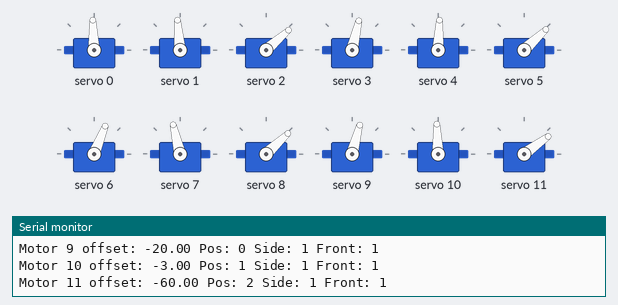
A sketch run on a simulated Arduino Uno, built with avr-gcc and run on an emulated ATmega328P. Shown: 12 × servo, the last lines printed to the serial monitor.

Above: at 0.6 s.
At 2.15 s:
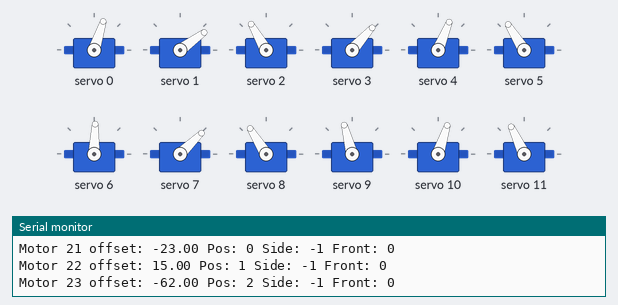
At 9.38 s:
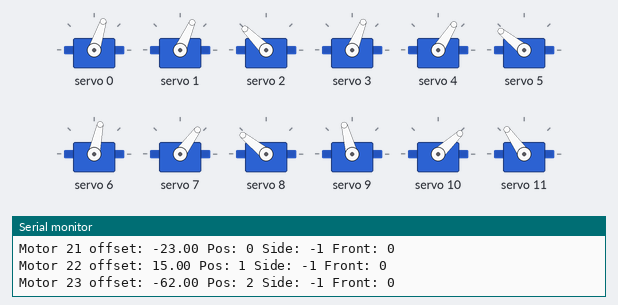
At 19.62 s:
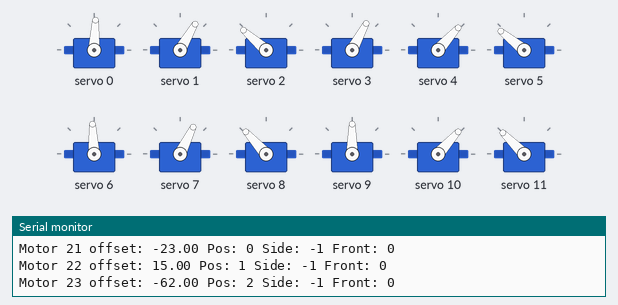
At 38.89 s:
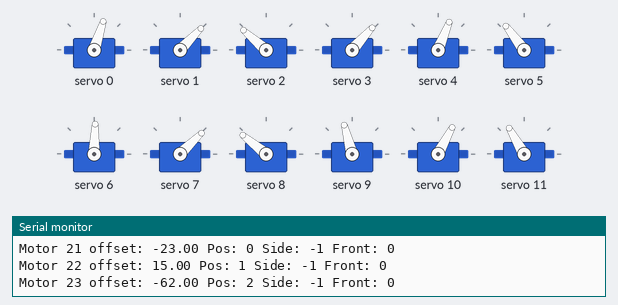
Timing chart, 0 to 38.8 s (numbered marks = the images above):
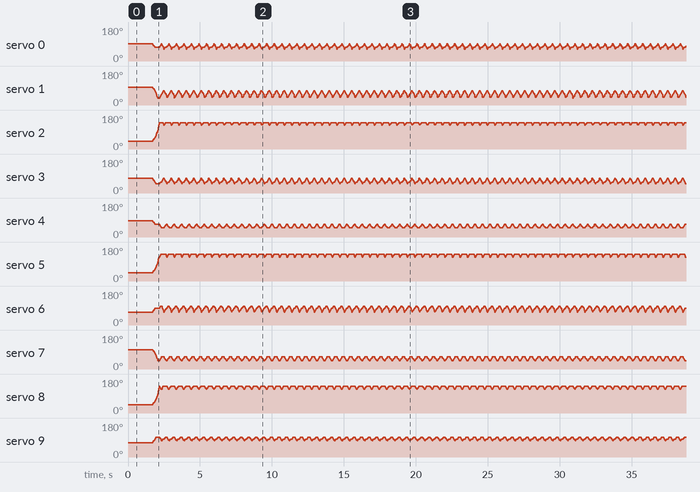

Measured:
- by itself, servo 9: moves between 80° and 105°, repeating every 3.7 s

The sketch:

_20150921.ino
```cpp
/*
	Classe Spider e suas filhas, Limb e servoMotor

*/

#include <Wire.h>
#include <Adafruit_PWMServoDriver.h>
#define setAngleDelay 1

Adafruit_PWMServoDriver RightPWM = Adafruit_PWMServoDriver(0x40);
Adafruit_PWMServoDriver LeftPWM = Adafruit_PWMServoDriver(0x41);

/*
	Vetor com o ajuste de Offset das patas.
	Com esses valores, se requisitado que todos os motores de uma pata fiquem em 90 gruas, a pata ficara completamente esticada.
*/
float OFF[] = {-3,  0, -55,   //Pata 0
            -18, -8, -53,   //Pata 1
            -27,  8, -53,   //Pata 2
            -20, -3, -60,   //Pata 3
            -17,  7, -57,   //Pata 4
            -19,  2, -55,   //Pata 5
            -13,  0, -44,   //Pata 6
            -23, 15, -62    //Pata 7
            };

enum servoPos {Top = 0, Mid, Bot};
enum Side {Left = -1, Right = 1};

/*float Positions[3][3] = {{90, 50, 205},
			 {110, 30, 190},
			 {120, 70, 175}};*/

/*
	Classe que descreve as caracteristicas fisicas de um servo motor que opera
	uma das juntas da aranha e os comportamentos que se espera do mesmo.
	Feita para fazer parte da classe Limb.
*/
class servoMotor {
	int id;
        float angle, offset;
	float Min;
	float Max;
	servoPos Position;
	Side side;
	bool Front;
	float limit;
	bool limited;
	float checkMinMax (float a);
	float isLeft (float a);
public:
	servoMotor (int num, float off, servoPos p, Side s, bool f);
	void setAngle (float a);
	void Step (float n = 1);
	void setLimit (float a = 0);
    bool limitReach(void);
};

servoMotor::servoMotor (int num, float off, servoPos p, Side s, bool f){
	id = num;
	offset = off;
	Position = p;
	side = s;
	limited = false;
	Front = f;

    switch (p){
      case Top:
        if (s == Right){
            Min = 35;
            Max = 120;
        }
        else{
            Min = 60;
            Max = 140;
        }
        break;
      case Mid:
        Min = 20;
        Max = 145;
        break;
      case Bot:
        Min = 80;
        Max = 190;
        break;
    }

	Serial.print("Motor ");
	Serial.print(num);
	Serial.print(" offset: ");
	Serial.print(off);
	Serial.print(" Pos: ");
	Serial.print(p);
	Serial.print(" Side: ");
	Serial.print(s);
	Serial.print(" Front: ");
	Serial.println(f);
	Serial.println("");
}

/*
	Verifica se o parametro passado ultrapassa os limites estabelecidos do motor.
	Lembrando que esses são os limites fisicos da estrutura, não levando em conta colisão de duas patas.
*/
float servoMotor::checkMinMax (float a){
	if (a < Min)
		return Min;
	else if (a > Max)
		return Max;
	else
		return a;
}

/*
	Caso o servo esteja localizado no lado esquerdo, ele "espelha" o angulo passado para que a pata do lado esquerdo faça um movimento espelhado na pata do lado direito.
	Exemplo, tomando 90 graus como valor inicial e setando o valor de todos os motores do topo para 100 graus, todas as patas irão se mover dez graus para frente, sendo
	que na realidade os motores do lado direito irão passar a ter 100 graus e os do lado esquerdo 80 graus.
	Internamente a classe armazena o valor teorico/visual dos motores — todos 100 graus — e não o seu valor real.
*/
float servoMotor::isLeft (float a){
	bool sLeft = side == Left;
	bool result = sLeft == Front;

	if (result && Position == Top)
		return (-1 * (a - 90)) + 90;
	else
		return a;
}

/*
	Seta, de forma quase instantanea, a posição de um motor.
	Leva em consideração as propriedades side, Mim e Max para o correto posicionamento do motor de forma segura.
	Não leva em consideração as propriedades limit e limited.
	Converte o angulo para largura de pulso e é enviado para a respectiva placa PWM que possui o determinado motor.
	O delay quarante que apenas um motor por vez é acionado caso essa função seja chamada inumeras vezes, como dentro
	de um laço, impedindo o aumento desnecessario de corrente.
*/
void servoMotor::setAngle (float a){
	float l;

    l = isLeft(a);
	l = checkMinMax(l);
	angle = a;
	l = (l + offset) * 2.5 + 150;

	if (side == Right)
		RightPWM.setPWM(id, 0, l);
	else
		LeftPWM.setPWM(id - 12, 0, l);

	delay(setAngleDelay);
}

/*
	Seta as propriedades limit e limited para se trabalhar com o método Step.
	O método é claro, bastando apenas informar que para se remover um limite
	de um motor basta passar o parametro 0 para o método.

	*****************************************************************************
	Obs.: Por algum motivo desconhecido chamar o método checkMinMax para o parametro a
	antes de atribuilo para a propriedade limit gerava um erro de execução: As
	patas do lado esquerdo realizavam um sequencia de Steps em um tempo menor que
	o lado direito. Por isso o método está desprotegida de parametros negativos.
*/
void servoMotor::setLimit (float a){
	if (a == 0)
		limited = false;
	else{
		limit = a;
		limited = true;
	}
}

/*
	Ajusta o angulo do motor em um ou n graus em direção ao limite. Se o limite
	é alcançado, o método não faz nada. Nesse caso é indiferente se n é positivo
	ou negativo.
	Caso o motor não tenha um limite setado, o agulo é ajustado em um ou n graus,
	nesse caso tendo o sinal de n como direção, até atingir um dos limites fisicos.
	Step(0) não produz efeito, pois atribui o angulo atual para o angulo, não alterando nada.
*/
void servoMotor::Step (float n){
	if (limited){
		if (angle == limit)
			return;

		if (n < 0)
			n *= -1;

		if (limit < angle)
			n *= -1;

		if ((n > 0 && (angle + n) > limit) ||
			(n < 0 && (angle + n) < limit))
			n = limit - angle;
	}

	setAngle(angle + n);
}

bool servoMotor::limitReach(void){
  return (angle == limit);
}

/*
	Ideia:
		- Ao invés de lista de posições um vetor de limites. Deixar as posições para a classe aranha;
		- Se usar um vetor de endereços que aponta para os motores, o parametro para as funções pode ser um ponteiro de um vetor ou uma das propriedades da classe limb. Ambos os casos o vetor vai ter um sinal, tipo um '\0' no seu ultimo elemento para evitar laços infinitos. Por exemplo, um vetor de 10 elementos, mesmo que só sejam preenchidos três e o quarto elemento seja o sinal, o elemento 9 também e sempre sera o sinal, caso esqueça de se fazer ele em algum momento;
		- Ou, ao invés disso tudo acima, tentar usar o tipo string nativo do Arduino;
	TO DO:
		-Fazer o objeto desta classe ser capaz de armazenar os angulos de todas as posições que a pata deve assumir de forma ordenada para facil implementação de um método que combine a lista de angulos e os métodos setLimit e Step;
*/

class limb {
	int id, positionIndex;
	float angles[3];
	Side side;
	String positions;
public:
	servoMotor* motors[3];
	limb (int num, Side s, bool f);
	void setAllAngles(float a[3]);
	void setPositions(String angles);
	void nextPosition(void);
    void setLimits(float a[3]);
    void Step(float n = 1);
    bool limitReach(void);
/*
	void setPositionsList(int a = 0);
	void setListPosition(char pList[10]);
	void nextPosition(int n = 1);
	void limitAllMotors(float n1 = 0, float n2 = 0, float n3 = 0);
	void stepAllMotors(float n1 = 1, float n2 = 1, float n3 = 1);	*/
};


limb::limb (int num, Side s, bool f){
	id = num;
	side = s;

	for (int i = 0; i < 3; i++){
		int j = (num * 3) + i;
		servoPos p;

		switch(i){
			case 0:  p = Top;   break;
			case 1:  p = Mid;   break;
			case 2:  p = Bot;   break;
		}

		motors[i] = new servoMotor(j, OFF[j], p, s, f);
	}
}


void limb::setAllAngles(float a[3]){
  for (int i = 0; i < 3; i++)
	motors[i]->setAngle(a[i]);
}

void limb::setLimits(float a[3]){
  for (int i = 0; i < 3; i++)
    motors[i]->setLimit(a[i]);
}

void limb::Step(float n){
  for (int i = 0; i < 3; i++)
    motors[i]->Step(n);
}

bool limb::limitReach(void){
  bool B = true;

  for (int i = 0; i < 3; i++)
    B = B && (motors[i]->limitReach());

  return B;
}

void limb::setPositions(String angles){
	positionIndex = 0;
	positions = angles;
	nextPosition();
}

void limb::nextPosition(void){
  int tamanho, indice, i;
  String subString;

  indice = 0;
  tamanho = positions.length();

  if (positionIndex >= tamanho)
	  positionIndex = 0;

  for (i = positionIndex; i <= tamanho; i++){
    if (positions[i] == ' ' || positions[i] == ';' || positions[i] == ',' || positions[i] == '\0'){
      subString = positions.substring(positionIndex, i);

      if (subString.toFloat() >= 0) {
        angles[indice] = subString.toFloat();
	  }
	  indice++;

      while (positions[i+1] == ' '){
        i++;
      }

	  positionIndex = i + 1;

	  if (indice >= 3) {
		  break;
	  }
    }
  }
	setLimits(angles);
}

/*
limb::setListPosition(char pList[10]){
	if (int i = 0; i < 10 || pList[i] != -1; i++){
		positionsList[i] = pList[i];
	}

	if (i >= 10)
		positionsList[i+1] = -1;
}

limb::nextPosition(int n = 1){
	int m;

	for (int i = 0; i < 10; i++)
		if (positionsList[i] == -1)
			m = i - 1;

	positionIndex += n

	if (positionIndex < 0) 		positionIndex = m;
	else if (positionIndex > m)	positionIndex = 0;

	setPosition(positionsList[positionIndex]);
}

limb::limitAllMotors(float n1 = 0, n2 = 0, n3 = 0){	//Não é o jeito mais inteligente de fazer isso
	M[0].setLimit(n1);
	M[1].setLimit(n2);
	M[2].setLimit(n3);
}

limb::stepAllMotors(float n1 = 1, n2 = 1, n3 = 1){
	M[0].step(n1);
	M[1].step(n2);
	M[2].step(n3);
}

limb::setPositionsList(int a = 0){
	positionsList = a;
	nextPosition(0);
}
*/

limb *Patas[8];

void setup() {
  Serial.begin(9600);

  RightPWM.begin();
  LeftPWM.begin();

  RightPWM.setPWMFreq(60);
  LeftPWM.setPWMFreq(60);
}

void loop() {
	float B [3] = {90, 90, 90};
	bool f;
	Side s;

	//i == 2 || i == 3 || i == 6 || i == 7
	for (int i = 0; i < 8; i ++){
		if (i < 4)
			s = Right;
		else
			s = Left;

		if (i > 1 && i < 6)
			f = true;
		else
			f = false;

		Patas[i] = new limb(i, s, f);
		Patas[i]->setAllAngles(B);
	}

	Patas[2]->setPositions("110, 30, 190, 120, 70, 175, 90, 50, 205");
	Patas[3]->setPositions("120, 70, 175, 90, 50, 205, 110, 30, 190");
	Patas[4]->setPositions("120, 70, 175, 90, 50, 205, 110, 30, 190");
	Patas[5]->setPositions("110, 30, 190, 120, 70, 175, 90, 50, 205");

	Patas[0]->setPositions("110, 30, 190, 90, 50, 205, 120, 70, 175");
	Patas[1]->setPositions("120, 70, 175, 110, 30, 190, 90, 50, 205");
	Patas[6]->setPositions("120, 70, 175, 110, 30, 190, 90, 50, 205");
	Patas[7]->setPositions("110, 30, 190, 90, 50, 205, 120, 70, 175");

	delay(500);

  while(1){
	  do{
		  for (int i = 0; i < 8; i ++){
			Patas[i]->Step(5);
		  }
	  }while(!Patas[0]->limitReach());

	  for (int i = 0; i < 8; i ++){
		  Patas[i]->nextPosition();
	  }
  }
}
```
